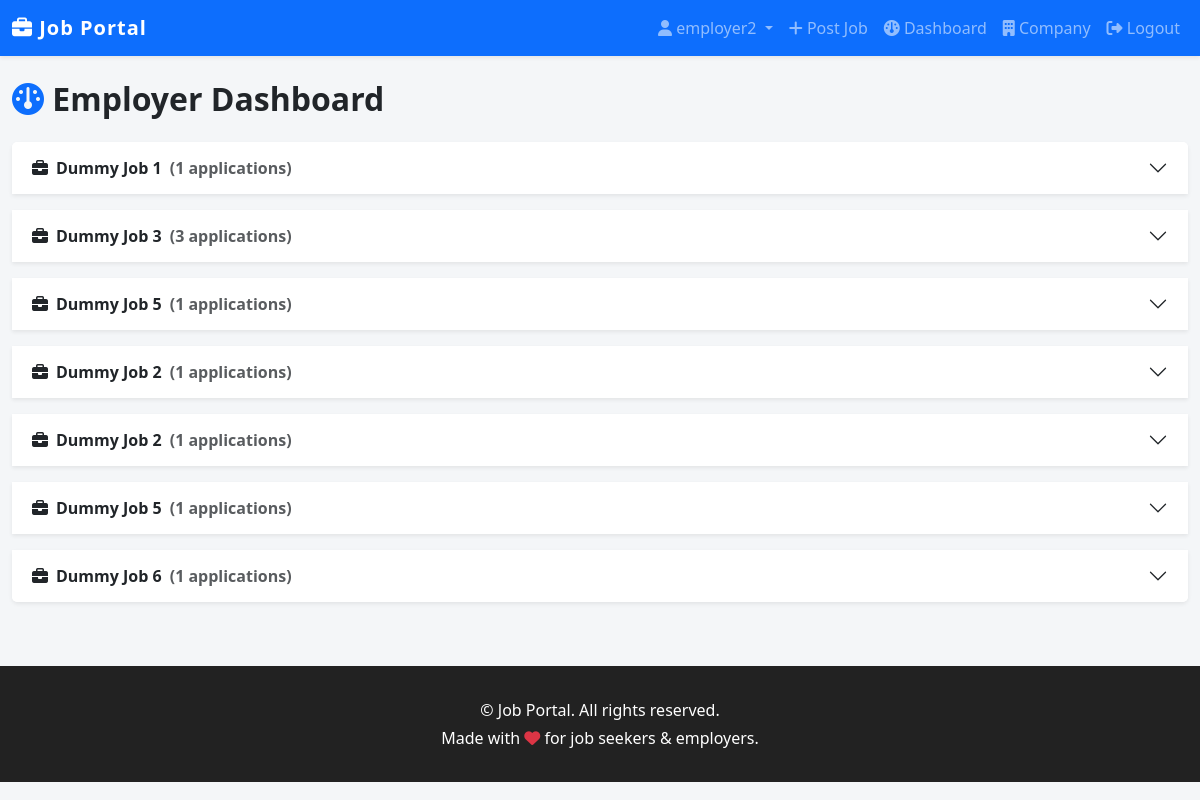
Page /jobs/employer/dashboard/ (signed in) on the committed database.
### accounts/models.py (models this page shows, shortened)
class User(AbstractUser):
    ROLE_CHOICES = (
        ('employer', 'Employer'),
        ('job_seeker', 'Job Seeker'),
    )
    role = models.CharField(max_length=20, choices=ROLE_CHOICES)

### jobs/models.py (models this page shows, shortened)
class Job(models.Model):
    employer = models.ForeignKey(User, on_delete=models.CASCADE, limit_choices_to={'role': 'employer'})
    title = models.CharField(max_length=255)
    description = models.TextField()
    location = models.CharField(max_length=255)
    salary = models.CharField(max_length=100, blank=True)
    duration = models.CharField(max_length=100, blank=True)
    job_type = models.CharField(max_length=100, blank=True, help_text='e.g. Full-time, Part-time, Contract')
    requirements = models.TextField(blank=True)
    benefits = models.TextField(blank=True)
    posted_at = models.DateTimeField(auto_now_add=True)

### jobs/views.py (the view)
# urls.py: path('employer/dashboard/', views.employer_dashboard, name='employer_dashboard'),
@login_required
def employer_dashboard(request):
    if not request.user.role == 'employer':
        return redirect('job_list')
    jobs = request.user.job_set.all().prefetch_related('applications')
    return render(request, 'jobs/employer_dashboard.html', {'jobs': jobs})

### jobs/templates/jobs/employer_dashboard.html (shortened to what this page needs)
{% extends 'accounts/base.html' %}
{% block content %}
<h2 class="fw-bold mb-4"><i class="fa-solid fa-gauge text-primary"></i> Employer Dashboard</h2>
{% if jobs %}
  <div class="accordion" id="jobsAccordion">
    {% for job in jobs %}
      <div class="accordion-item mb-3 shadow-sm border-0">
        <h2 class="accordion-header" id="heading{{ job.id }}">
          <button class="accordion-button collapsed fw-bold" type="button" data-bs-toggle="collapse" data-bs-target="#collapse{{ job.id }}" aria-expanded="false" aria-controls="collapse{{ job.id }}">
            <span class="me-2"><i class="fa-solid fa-briefcase"></i></span> {{ job.title }} <span class="ms-2 text-muted">({{ job.applications.count }} applications)</span>
          </button>
        </h2>
      </div>
    {% endfor %}
  </div>
{% else %}
  <div class="alert alert-info">You have not posted any jobs yet.</div>
{% endif %}
{% endblock %}

### accounts/templates/accounts/base.html (shortened to what this page needs)
<!DOCTYPE html>
<html>
<head>
    <link rel="stylesheet" href="https://cdn.jsdelivr.net/npm/bootstrap@5.3.0/dist/css/bootstrap.min.css">
    <link rel="stylesheet" href="https://cdnjs.cloudflare.com/ajax/libs/font-awesome/6.4.2/css/all.min.css">
</head>
<body>
<nav class="navbar navbar-expand-lg navbar-dark bg-primary shadow-sm">
  <div class="container-lg">
    <a class="navbar-brand" href="{% url 'home' %}"><i class="fa-solid fa-briefcase"></i> Job Portal</a>
    <div class="collapse navbar-collapse" id="navbarNav">
      <ul class="navbar-nav ms-auto">
        {% if user.is_authenticated %}
          <li class="nav-item dropdown">
            <a class="nav-link dropdown-toggle" href="#" id="profileDropdown" role="button" data-bs-toggle="dropdown" aria-expanded="false">
              <i class="fa-solid fa-user"></i> {{ user.username }}
            </a>
          </li>
          {% if user.role == 'employer' %}
            <li class="nav-item"><a class="nav-link" href="{% url 'job_post' %}"><i class="fa-solid fa-plus"></i> Post Job</a></li>
            <li class="nav-item"><a class="nav-link" href="{% url 'employer_dashboard' %}"><i class="fa-solid fa-gauge"></i> Dashboard</a></li>
            <li class="nav-item"><a class="nav-link" href="{% url 'company_profile' %}"><i class="fa-solid fa-building"></i> Company</a></li>
          {% elif user.role == 'job_seeker' %}
            <li class="nav-item"><a class="nav-link" href="{% url 'job_list' %}"><i class="fa-solid fa-briefcase"></i> Jobs</a></li>
            <li class="nav-item"><a class="nav-link" href="{% url 'job_seeker_dashboard' %}"><i class="fa-solid fa-gauge"></i> My Applications</a></li>
          {% endif %}
          <li class="nav-item"><a class="nav-link" href="{% url 'logout' %}"><i class="fa-solid fa-sign-out-alt"></i> Logout</a></li>
        {% else %}
          <li class="nav-item"><a class="nav-link" href="{% url 'login' %}"><i class="fa-solid fa-sign-in-alt"></i> Login</a></li>
        {% endif %}
      </ul>
    </div>
  </div>
</nav>
<div class="container-lg mt-4 mb-5">
    {% block content %}{% endblock %}
</div>
<footer class="footer text-center">
    <div class="container-lg">
        <p class="mb-1">&copy; {{ now|date:'Y' }} Job Portal. All rights reserved.</p>
        <p class="mb-0">Made with <i class="fa-solid fa-heart text-danger"></i> for job seekers &amp; employers.</p>
    </div>
</footer>
</body>
</html>

### accounts/templates/accounts/base.html (style rules this page uses)
body { background: #f4f6f8; }
.navbar-brand { font-weight: bold; letter-spacing: 1px; }
.container-lg { max-width: 1200px; }
.footer { background: #222; color: #fff; padding: 2rem 0; margin-top: 4rem; }

### rows in the picture
User: username "employer2"
Job: title "Dummy Job 1", applications.count "1"
Job: title "Dummy Job 3", applications.count "3"
Job: title "Dummy Job 5", applications.count "1"
Job: title "Dummy Job 2", applications.count "1"
Job: title "Dummy Job 2", applications.count "1"
Job: title "Dummy Job 5", applications.count "1"
Job: title "Dummy Job 6", applications.count "1"
